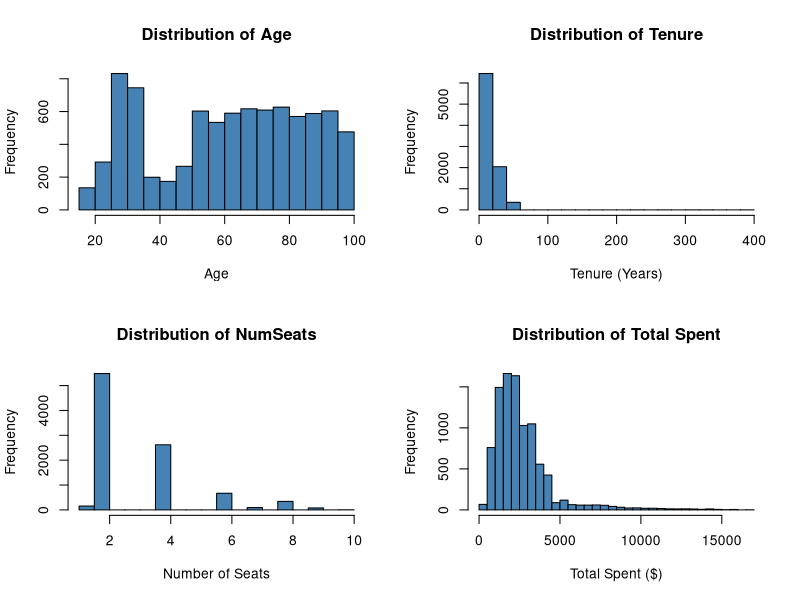
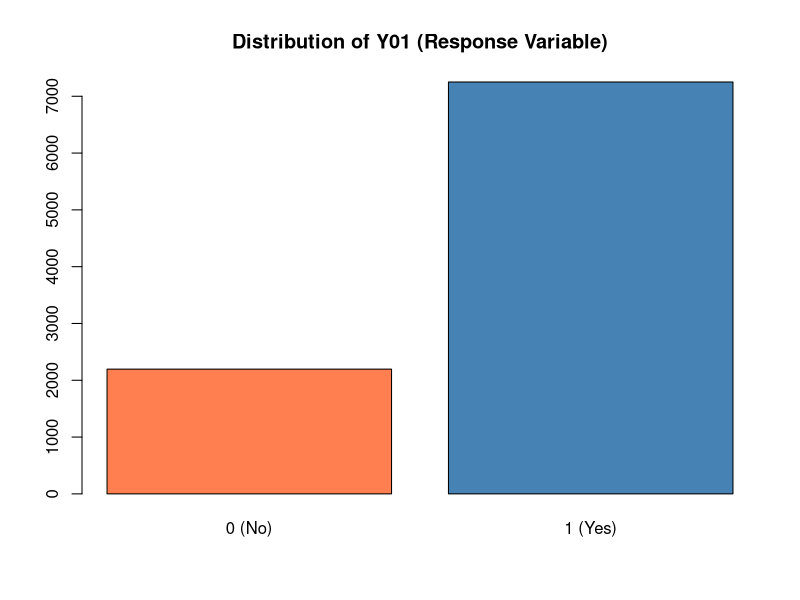

These charts were generated, in order, by the following R code:
## ---- chunk 1
# Setup Chunk - Load Required Libraries
library(mice)
library(VIM)
library(tidyverse)
library(ggplot2)
library(reshape2)
library(corrplot)
library(lubridate)
library(flextable)

setwd("C:/Users/david/Desktop/Spring-Semester-/Missing Data")
## ---- chunk 2
# Load the raw data files
MainDF <- read.csv("Raw.csv")
StoreDF <- read.csv("StoreTable.csv")
ConcessDF <- read.csv("ConcessTable.csv")
CustomerDF <- read.csv("CustomerTable.csv")

# Check dimensions of each file
cat("MainDF:", dim(MainDF), "| StoreDF:", dim(StoreDF),
    "| ConcessDF:", dim(ConcessDF), "| CustomerDF:", dim(CustomerDF), "\n")
## ---- chunk 3
# Check for duplicate Cust_IDs in each source table BEFORE merging
cat("Duplicates in MainDF:", sum(duplicated(MainDF$Cust_ID)), "\n")
cat("Duplicates in StoreDF:", sum(duplicated(StoreDF$Cust_ID)), "\n")
cat("Duplicates in ConcessDF:", sum(duplicated(ConcessDF$Cust_ID)), "\n")
cat("Duplicates in CustomerDF:", sum(duplicated(CustomerDF$Cust_ID)), "\n")
## ---- chunk 4
# Create flat file by merging all tables on Cust_ID
FFdf <- MainDF
FFdf <- merge(FFdf, StoreDF, by = "Cust_ID", all.x = TRUE)
FFdf <- merge(FFdf, ConcessDF, by = "Cust_ID", all.x = TRUE)
FFdf <- merge(FFdf, CustomerDF, by = "Cust_ID", all.x = TRUE)

cat("Final flat file dimensions - Rows:", nrow(FFdf), "Columns:", ncol(FFdf), "\n")
cat("Unique Cust_ID:", length(unique(FFdf$Cust_ID)), "| Duplicate rows:", nrow(FFdf) - length(unique(FFdf$Cust_ID)), "\n")
## ---- chunk 5
# Create an identifier variable
FFdf$ID <- 1:nrow(FFdf)

# Reorder columns: Y-variable first, then alphabetically
y_var <- "Y01"
other_vars <- sort(setdiff(names(FFdf), y_var))
FFdf <- FFdf[, c(y_var, other_vars)]

# Histograms for key numeric variables
par(mfrow = c(2, 2))
hist(FFdf$Age, main = "Distribution of Age", xlab = "Age", col = "steelblue", breaks = 20)
hist(FFdf$tenure, main = "Distribution of Tenure", xlab = "Tenure (Years)", col = "steelblue", breaks = 20)
hist(FFdf$NumSeats, main = "Distribution of NumSeats", xlab = "Number of Seats", col = "steelblue")
hist(FFdf$Total.Spent, main = "Distribution of Total Spent", xlab = "Total Spent ($)", col = "steelblue", breaks = 30)
par(mfrow = c(1, 1))

# Response variable distribution
cat("Response Variable (Y01):", table(FFdf$Y01), "\n")
barplot(table(FFdf$Y01), main = "Distribution of Y01 (Response Variable)",
        col = c("coral", "steelblue"), names.arg = c("0 (No)", "1 (Yes)"))
## ---- chunk 6
# Clean up variable names - replace dots/spaces with underscores, capitalize
names(FFdf) <- gsub("\\.", "_", names(FFdf))
names(FFdf) <- gsub(" ", "_", names(FFdf))
names(FFdf) <- gsub("(^|_)([a-z])", "\\1\\U\\2", names(FFdf), perl = TRUE)

cat("Dataset:", nrow(FFdf), "rows,", ncol(FFdf), "columns\n")
cat("Unique Cust_ID:", length(unique(FFdf$Cust_ID)), "out of", nrow(FFdf), "rows\n")
## ---- chunk 7
# Identify character variables
chr_vars <- names(FFdf)[sapply(FFdf, is.character)]
cat("Character variables to convert:", length(chr_vars), "\n")

# Convert character variables to factors
for(var in chr_vars) {
  FFdf[[var]] <- as.factor(FFdf[[var]])
}

# Show key factor levels
cat("\nSex levels:", levels(FFdf$Sex), "\n")
cat("Marital levels:", levels(FFdf$Marital), "\n")
cat("Account_Type levels:", levels(FFdf$Account_Type), "\n")
## ---- chunk 8
# Check numeric variable ranges
cat("Age range:", range(FFdf$Age, na.rm = TRUE), "\n")
cat("Tenure range:", range(FFdf$Tenure, na.rm = TRUE), "\n")
cat("NumSeats range:", range(FFdf$NumSeats, na.rm = TRUE), "\n")

# Check for 999 placeholder values in DistA
cat("\nDistA values = 999:", sum(FFdf$DistA == 999, na.rm = TRUE), "\n")

# Convert 999 to NA (placeholder for missing)
FFdf$DistA[FFdf$DistA == 999] <- NA
cat("DistA NA count after conversion:", sum(is.na(FFdf$DistA)), "\n")

# Check Survey_Comp for outliers (expected range 0-1)
cat("\nSurvey_Comp range:", range(FFdf$Survey_Comp, na.rm = TRUE), "\n")
cat("Survey_Comp values > 1:", sum(FFdf$Survey_Comp > 1, na.rm = TRUE), "\n")

# Check for redundant columns
cat("\nState_Name unique:", length(unique(FFdf$State_Name)),
    "| State_Loc unique:", length(unique(FFdf$State_Loc)), "\n")
## ---- chunk 9
# Convert Last_Contact to datetime format
FFdf$Last_Contact <- ymd_hms(as.character(FFdf$Last_Contact))

# Extract date components
FFdf$Contact_Year <- year(FFdf$Last_Contact)
FFdf$Contact_Month <- month(FFdf$Last_Contact)
FFdf$Contact_Day <- day(FFdf$Last_Contact)
FFdf$Contact_Weekday <- wday(FFdf$Last_Contact, label = TRUE)
FFdf$Contact_Hour <- hour(FFdf$Last_Contact)

cat("Date components extracted: Contact_Year, Contact_Month, Contact_Day, Contact_Weekday, Contact_Hour\n")
cat("Contact Year range:", range(FFdf$Contact_Year, na.rm = TRUE), "\n")
cat("Contact Hour range:", range(FFdf$Contact_Hour, na.rm = TRUE), "\n")
## ---- chunk 10
cat("Final Dataset:", nrow(FFdf), "rows x", ncol(FFdf), "columns\n")
cat("Total Missing Values:", sum(is.na(FFdf)), "\n")

# Show columns with missing values
na_counts <- colSums(is.na(FFdf))
na_cols <- na_counts[na_counts > 0]
cat("\nColumns with missing values:\n")
print(sort(na_cols, decreasing = TRUE))
